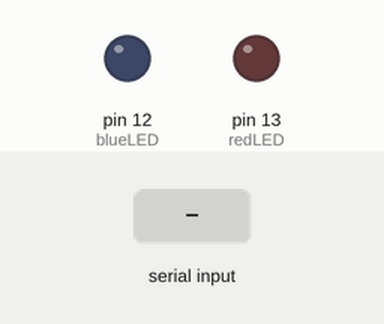
Bench run of a sketch on a simulated Arduino Uno, built with avr-gcc and run on an emulated ATmega328P. Shown: output pins drawn as LEDs (lit = HIGH). Inputs (shaded band) come from the test bench.

Above: at 1.2 s.
1.3 s: "v90\n" received over Serial
At 2.1 s:
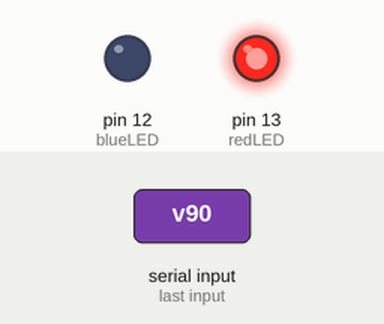
4.3 s: "c90\n" received over Serial
At 5.4 s:
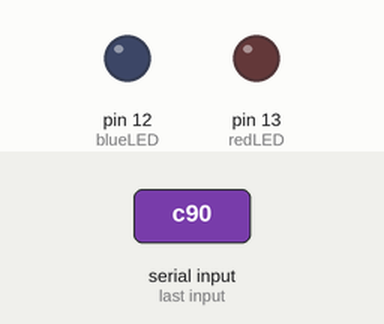
5.8 s: "v,45\n" received over Serial
At 6.7 s:
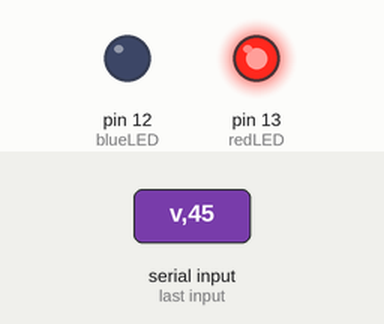
Timing chart, 0 to 8.3 s (numbered marks = the images above; inputs shaded):
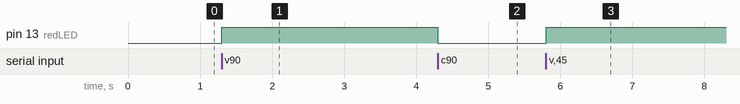

Measured:
- after the input at 1.3 s, pin 13 (redLED): LOW → HIGH at once
- after the input at 4.3 s, pin 13 (redLED): HIGH → LOW at once
- after the input at 5.8 s, pin 13 (redLED): LOW → HIGH at once

The sketch:

actuator.ino
```cpp
int value;
int redLED = 13;
int blueLED = 12;
bool receivingValue;

/** CAUTION : The IDs have to be different from
 *           one device to another.
 *
 *  The ID is composed as XYZId where :
 *  - X allows the program to know what kind of device it is :
 *     --> 0 : SENSOR
 *     --> 1 : ACTUATOR
 *  - Y corresponds to the data type influenced by the device :
 *     --> 0 : TEMPERATURE
 *     --> 1 : LIGHT
 *  - Z corresponds to the action the actuator is supposed to generate
 *     --> 0 : INCREASE
 *     --> 1 : DECREASE
 *     --> 2 : NONE
 *     --> 3 : OK
 *  - Id : you can put whatever you want here.
**/

const String ID = "101PotAc";

void setup() {
  Serial.begin(9600);
  pinMode(redLED, OUTPUT);
  pinMode(blueLED, OUTPUT);
  digitalWrite(redLED, LOW);
  digitalWrite(blueLED, LOW);
  value = 0;
  receivingValue = false;
}

void loop() {
  if (Serial.available() > 0)
  {
    char read = Serial.read();

    if (receivingValue) {
      //Receiving the value byte per byte
      if (read != '\n') {
        value = value * 10 + (read - 48);

      //When we reach the end of the value,
      //we light the corresponding LED.
      } else {
        if (value > 511) {
          digitalWrite(redLED, LOW);
          digitalWrite(blueLED, HIGH);
        } else {
          digitalWrite(redLED, HIGH);
          digitalWrite(blueLED, LOW);
        }
        value = 0;
        receivingValue = false;
      }
    }

    //Sending the value if a 'v' is read
    if (read == 'v') {
      receivingValue = true;

      //Send the ID if a 'i' is received
    } else if (read == 'i') {
      Serial.println(ID.c_str());

    } else if (read == 'c') {
      setup();

    } else {
      //Do nothing if anything else is received
    }
  }
}
```
